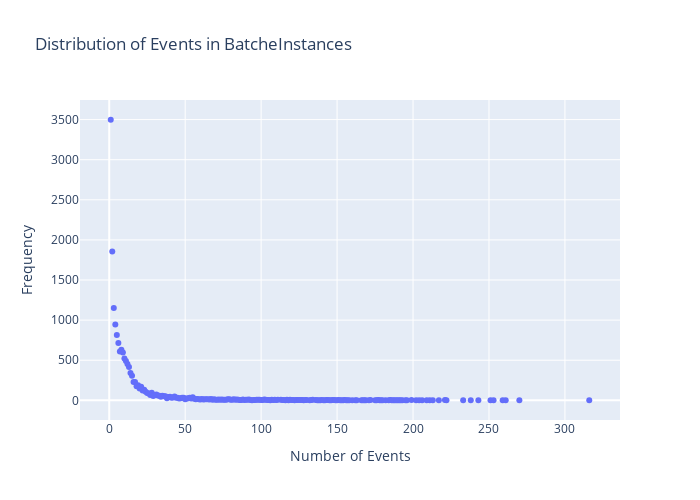

Notebook cell for this chart:
### Code cell
cypher_events_in_batch_distribution = """
    MATCH (n:BatchInstance)
    WITH n.events_number AS number_events
    RETURN number_events, count(number_events) AS frequency 
"""
def events_in_batch_distribution(uri, username, password, cypher_events_in_batch_distribution):
    driver = GraphDatabase.driver(uri, auth=(username, password))
    with driver.session() as session:
        result = session.run(cypher_events_in_batch_distribution)
        data = result.data()
        return data
    
results_events_in_batch_distribution = events_in_batch_distribution(uri, username, password, cypher_events_in_batch_distribution)

number_events = [record['number_events'] for record in results_events_in_batch_distribution]
frequency = [record['frequency'] for record in results_events_in_batch_distribution]

fig = px.scatter(x=number_events, y=frequency, title='Distribution of Events in BatcheInstances', labels={'x':'Number of Events', 'y':'Frequency'})
fig.update_layout(width=700, height=500)


fig.show()
#pio.write_image(fig, 'Distribution_of_Events_in_BatcheInstances.png', width=800, height=400, scale=3)

### Figure 1 — Plotly figure (JSON) as saved in the notebook; plotly's stock layout.template omitted (floating-point values rounded to 4 significant figures; data arrays with more than 128 entries replaced by an {"elided": "..."} marker saying what was removed)
{"data": [{"hovertemplate": "Number of Events=%{x}<br>Frequency=%{y}<extra></extra>", "legendgroup": "", "marker": {"color": "#636efa", "symbol": "circle"}, "mode": "markers", "name": "", "orientation": "v", "showlegend": false, "type": "scatter", "x": {"elided": "202 int values"}, "xaxis": "x", "y": {"elided": "202 int values"}, "yaxis": "y"}], "layout": {"height": 500, "legend": {"tracegroupgap": 0}, "title": {"text": "Distribution of Events in BatcheInstances"}, "width": 700, "xaxis": {"anchor": "y", "domain": [0, 1], "title": {"text": "Number of Events"}}, "yaxis": {"anchor": "x", "domain": [0, 1], "title": {"text": "Frequency"}}}}
